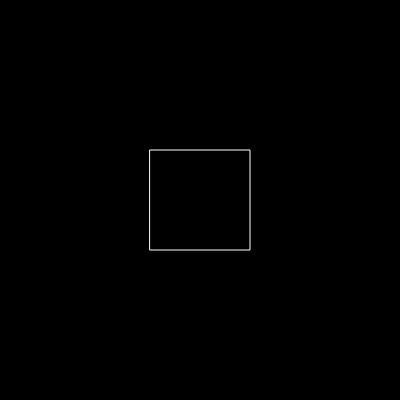
Frame 1 (no input)
Frame 60 (no input): identical to frame 1, image omitted
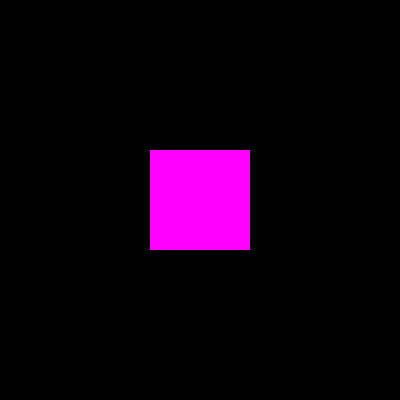
Frame 120 (the mouse pressed at the canvas centre since frame 60)

The p5.js sketch that drew these frames (run headless with seeded random() and noise() and a simulated clock; from frame 60 on, the mouse is pressed at the canvas centre):

// p5.js sketch
// ── sketch.js
var ladoRect = 100;
var mitadLado = ladoRect / 2;
var rectX;
var rectY;

function setup() {
  createCanvas(400, 400);
  rectMode(CENTER);
  rectX = width / 2;
  rectY = height / 2;
}

function draw() {
  background(0);
  
  
  if (mouseX > rectX - mitadLado && mouseX < rectX + mitadLado && mouseY > rectY - mitadLado && mouseY < rectY + mitadLado) {
    fill(255, 0, 255);
    noStroke();
  } else {
    noFill();
    stroke(255);
  }
  
  rect(rectX, rectY, ladoRect, ladoRect);
}
